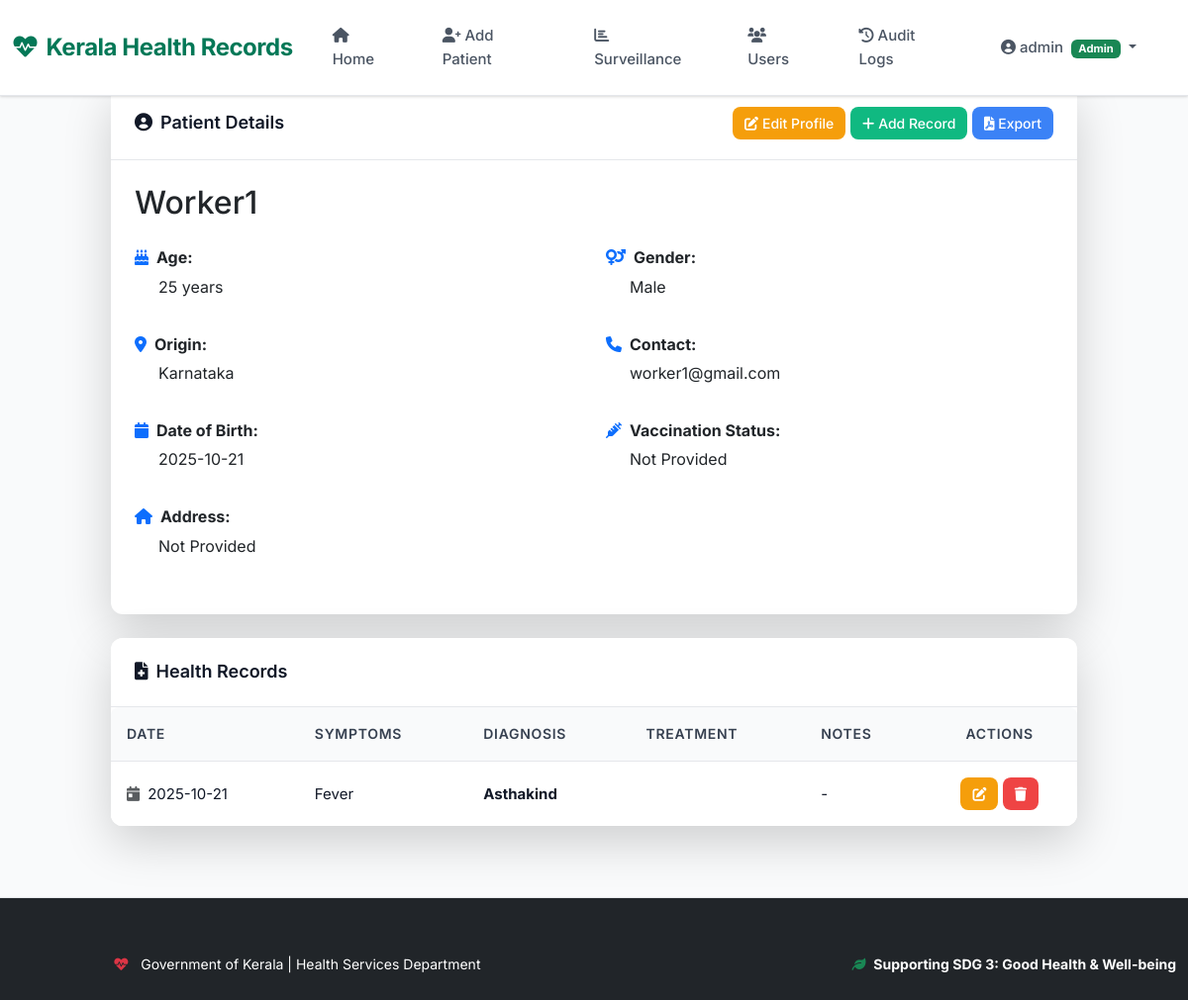
The page /patient/1 (signed in) on the database its author committed.
### app.py (models this page shows)
class User(UserMixin, db.Model):
    id = db.Column(db.Integer, primary_key=True)
    username = db.Column(db.String(20), unique=True, nullable=False)
    email = db.Column(db.String(120), unique=True, nullable=False)
    password = db.Column(db.String(60), nullable=False)
    role = db.Column(db.String(20), nullable=False)  # 'admin', 'doctor', 'migrant'

class Patient(db.Model):
    id = db.Column(db.Integer, primary_key=True)
    name = db.Column(db.String(100), nullable=False)
    age = db.Column(db.Integer, nullable=False)
    gender = db.Column(db.String(10), nullable=False)
    origin = db.Column(db.String(100), nullable=False)
    contact = db.Column(db.String(20))
    dob = db.Column(db.Date)
    address = db.Column(db.Text)
    vaccination_status = db.Column(db.String(50))
    occupation = db.Column(db.String(50))
    arrival_date = db.Column(db.Date)
    employer = db.Column(db.String(100))
    user_id = db.Column(db.Integer, db.ForeignKey('user.id'))
    records = db.relationship('HealthRecord', backref='patient', lazy=True, cascade="all, delete-orphan")

class HealthRecord(db.Model):
    id = db.Column(db.Integer, primary_key=True)
    date = db.Column(db.Date, nullable=False, default=date.today)
    symptoms = db.Column(db.Text)
    diagnosis = db.Column(db.Text)
    treatment = db.Column(db.Text)
    notes = db.Column(db.Text)
    disease_type = db.Column(db.String(50))
    patient_id = db.Column(db.Integer, db.ForeignKey('patient.id'), nullable=False)
    doctor_id = db.Column(db.Integer, db.ForeignKey('user.id'), nullable=False)

### app.py (the view)
@app.route('/patient/<int:patient_id>')
@login_required
def patient_detail(patient_id):
    patient = Patient.query.get_or_404(patient_id)
    records = HealthRecord.query.filter_by(patient_id=patient_id).order_by(HealthRecord.date.desc()).all()
    return render_template('patient_detail.html', patient=patient, records=records)

### app.py (called while the page is built)
@login_manager.user_loader
def load_user(user_id):
    return User.query.get(int(user_id))

### templates/patient_detail.html (shortened to what this page needs)
{% extends "base.html" %}
{% block content %}
<div class="row justify-content-center mt-3">
    <div class="col-lg-10">
        <div class="card shadow-lg border-0 mb-4">
            <div class="card-header d-flex justify-content-between align-items-center">
                <span><i class="fas fa-user-circle me-2"></i>Patient Details</span>
                <div>
                    {% if current_user.role in ['admin', 'doctor'] %}
                        <a href="{{ url_for('edit_patient', patient_id=patient.id) }}" class="btn btn-warning btn-sm">
                            <i class="fas fa-edit me-1"></i>Edit Profile
                        </a>
                        <a href="{{ url_for('add_record', patient_id=patient.id) }}" class="btn btn-success btn-sm">
                            <i class="fas fa-plus me-1"></i>Add Record
                        </a>
                        <a href="{{ url_for('export_patient', patient_id=patient.id) }}" class="btn btn-sm btn-info" title="Export PDF">
                            <i class="fas fa-file-pdf"></i> Export
                        </a>
                    {% endif %}
                </div>
            </div>
            <div class="card-body">
                <h2 class="mb-4">{{ patient.name }}</h2>
                <div class="row">
                    <div class="col-md-6 mb-3">
                        <p class="mb-1"><strong><i class="fas fa-birthday-cake me-2 text-primary"></i>Age:</strong></p>
                        <p class="ms-4">{{ patient.age }} years</p>
                    </div>
                    <div class="col-md-6 mb-3">
                        <p class="mb-1"><strong><i class="fas fa-venus-mars me-2 text-primary"></i>Gender:</strong></p>
                        <p class="ms-4">{{ patient.gender }}</p>
                    </div>
                </div>
                <div class="row">
                    <div class="col-md-6 mb-3">
                        <p class="mb-1"><strong><i class="fas fa-map-marker-alt me-2 text-primary"></i>Origin:</strong></p>
                        <p class="ms-4">{{ patient.origin }}</p>
                    </div>
                    <div class="col-md-6 mb-3">
                        <p class="mb-1"><strong><i class="fas fa-phone me-2 text-primary"></i>Contact:</strong></p>
                        <p class="ms-4">{{ patient.contact }}</p>
                    </div>
                </div>
                <div class="row">
                    <div class="col-md-6 mb-3">
                        <p class="mb-1"><strong><i class="fas fa-calendar me-2 text-primary"></i>Date of Birth:</strong></p>
                        <p class="ms-4">{{ patient.dob or 'Not Provided' }}</p>
                    </div>
                    <div class="col-md-6 mb-3">
                        <p class="mb-1"><strong><i class="fas fa-syringe me-2 text-primary"></i>Vaccination Status:</strong></p>
                        <p class="ms-4">
                            {% if patient.vaccination_status %}
                                <span class="badge bg-success fs-6">{{ patient.vaccination_status }}</span>
                            {% else %}
                                Not Provided
                            {% endif %}
                        </p>
                    </div>
                </div>
                <div class="row">
                    <div class="col-12 mb-3">
                        <p class="mb-1"><strong><i class="fas fa-home me-2 text-primary"></i>Address:</strong></p>
                        <p class="ms-4">{{ patient.address or 'Not Provided' }}</p>
                    </div>
                </div>
            </div>
        </div>
        <div class="card shadow-lg border-0">
            <div class="card-header">
                <i class="fas fa-file-medical me-2"></i>Health Records
            </div>
            <div class="card-body p-0">
                {% if records %}
                    <div class="table-responsive">
                        <table class="table table-hover mb-0">
                            <thead>
                                <tr>
                                    <th>Date</th>
                                    <th>Symptoms</th>
                                    <th>Diagnosis</th>
                                    <th>Treatment</th>
                                    <th>Notes</th>
                                    {% if current_user.role in ['admin', 'doctor'] %}
                                    <th class="text-center">Actions</th>
                                    {% endif %}
                                </tr>
                            </thead>
                            <tbody>
                                {% for record in records %}
                                <tr>
                                    <td><i class="fas fa-calendar-day me-2 text-muted"></i>{{ record.date }}</td>
                                    <td>{{ record.symptoms }}</td>
                                    <td><strong>{{ record.diagnosis }}</strong></td>
                                    <td>{{ record.treatment }}</td>
                                    <td>{{ record.notes or '-' }}</td>
                                    {% if current_user.role in ['admin', 'doctor'] %}
                                    <td class="text-center">
                                        <a href="{{ url_for('edit_record', record_id=record.id) }}"
                                           class="btn btn-sm btn-warning" title="Edit Record">
                                            <i class="fas fa-edit"></i>
                                        </a>
                                        <form action="{{ url_for('delete_record', record_id=record.id) }}"
                                              method="POST" style="display:inline;">
                                            <button type="submit" class="btn btn-sm btn-danger"
                                                    onclick="return confirm('Are you sure you want to delete this record?');"
                                                    title="Delete Record">
                                                <i class="fas fa-trash"></i>
                                            </button>
                                        </form>
                                    </td>
                                    {% endif %}
                                </tr>
                                {% endfor %}
                            </tbody>
                        </table>
                    </div>
                {% else %}
                    <div class="text-center py-5">
                        <i class="fas fa-folder-open fa-3x text-muted mb-3"></i>
                        <h5 class="text-muted">No Health Records Found</h5>
                        <p class="text-muted">Medical records will appear here once added.</p>
                    </div>
                {% endif %}
            </div>
        </div>
    </div>
</div>
{% endblock %}

### templates/base.html (shortened to what this page needs)
<!doctype html>
<html lang="en">
<head>
    <link href="https://cdn.jsdelivr.net/npm/bootstrap@5.3.0/dist/css/bootstrap.min.css" rel="stylesheet">
    <link href="https://cdnjs.cloudflare.com/ajax/libs/font-awesome/6.0.0/css/all.min.css" rel="stylesheet">
    <link href="{{ url_for('static', filename='css/style.css') }}" rel="stylesheet">
</head>
<body>
    <div class="sdg-badge">
    </div>
    <nav class="navbar navbar-expand-lg navbar-dark fixed-top">
        <div class="container-fluid">
            <a class="navbar-brand" href="{{ url_for('home') }}">
                <i class="fas fa-heartbeat me-2"></i>Kerala Health Records
            </a>
            <div class="collapse navbar-collapse" id="navbarNav">
                <ul class="navbar-nav me-auto">
                    <li class="nav-item">
                        <a class="nav-link" href="{{ url_for('home') }}"><i class="fas fa-home me-1"></i>Home</a>
                    </li>
                    {% if current_user.is_authenticated and current_user.role in ['admin', 'doctor'] %}
                    <li class="nav-item">
                        <a class="nav-link" href="{{ url_for('add_patient') }}"><i class="fas fa-user-plus me-1"></i>Add Patient</a>
                    </li>
                    {% endif %}
                    {% if current_user.is_authenticated and current_user.role == 'admin' %}
                    <li class="nav-item">
                        <a class="nav-link" href="{{ url_for('surveillance') }}"><i class="fas fa-chart-bar me-1"></i>Surveillance</a>
                    </li>
                    <li class="nav-item">
                        <a class="nav-link" href="{{ url_for('users') }}"><i class="fas fa-users me-1"></i>Users</a>
                    </li>
                    <li class="nav-item">
                        <a class="nav-link" href="{{ url_for('audit_logs') }}"><i class="fas fa-history me-1"></i>Audit Logs</a>
                    </li>
                    {% endif %}
                </ul>
                {% if current_user.is_authenticated %}
                <ul class="navbar-nav">
                    <li class="nav-item dropdown me-3">
                        <a class="nav-link dropdown-toggle" href="#" role="button" data-bs-toggle="dropdown">
                            <i class="fas fa-user-circle me-1"></i>{{ current_user.username }}
                            <span class="badge bg-{{ 'success' if current_user.role == 'admin' else 'primary' if current_user.role == 'doctor' else 'warning' }} ms-1">{{ current_user.role.title() }}</span>
                        </a>
                    </li>
                </ul>
                {% endif %}
            </div>
        </div>
    </nav>
    <div class="container mt-5 pt-4">
        {% block content %}{% endblock %}
    </div>
    <footer class="mt-5 py-4 bg-dark text-white">
        <div class="container">
            <div class="row">
                <div class="col-md-6">
                    <p class="mb-0"><i class="fas fa-heartbeat me-2 text-danger"></i>
                        Government of Kerala | Health Services Department
                    </p>
                </div>
                <div class="col-md-6 text-md-end">
                    <p class="mb-0">
                        <i class="fas fa-leaf me-1 text-success"></i>
                        <strong>Supporting SDG 3: Good Health & Well-being</strong>
                    </p>
                </div>
            </div>
        </div>
    </footer>
</body>
</html>

### static/css/style.css (style rules this page uses)
:root { --primary: #047857; --primary-dark: #065f46; --primary-light: #10b981; --accent: #f59e0b; --gray-50: #f9fafb; --gray-100: #f3f4f6; --gray-200: #e5e7eb; --gray-300: #d1d5db; --gray-600: #4b5563; --gray-700: #374151; --gray-900: #111827; --white: #ffffff; --success: #10b981; --danger: #ef4444; --warning: #f59e0b; --info: #3b82f6; }
* { margin: 0; padding: 0; box-sizing: border-box; }
body { font-family: 'Inter', -apple-system, BlinkMacSystemFont, sans-serif; background-color: var(--gray-50); color: var(--gray-900); line-height: 1.6; min-height: 100vh; }
.navbar { background: var(--white) !important; box-shadow: 0 1px 3px 0 rgba(0, 0, 0, 0.1), 0 1px 2px 0 rgba(0, 0, 0, 0.06) !important; padding: 1rem 0; border-bottom: 1px solid var(--gray-200); }
.navbar-brand { font-weight: 700; font-size: 1.5rem; color: var(--primary) !important; letter-spacing: -0.02em; }
.nav-link { color: var(--gray-600) !important; font-weight: 500; font-size: 0.9375rem; margin: 0 0.5rem; padding: 0.5rem 1rem !important; border-radius: 6px; transition: all 0.2s ease; }
.container { max-width: 1280px; margin-top: 2rem; }
.card { border: 1px solid var(--gray-200); border-radius: 12px; box-shadow: 0 1px 3px 0 rgba(0, 0, 0, 0.1), 0 1px 2px 0 rgba(0, 0, 0, 0.06); overflow: hidden; transition: box-shadow 0.2s ease; background: var(--white); margin-bottom: 1.5rem; }
.card-header { background: var(--white); color: var(--gray-900); font-weight: 600; font-size: 1.125rem; border-bottom: 1px solid var(--gray-200); padding: 1.25rem 1.5rem; }
.card-body { padding: 1.5rem; }
.btn { border-radius: 8px; padding: 0.625rem 1.25rem; font-weight: 500; font-size: 0.9375rem; transition: all 0.2s ease; border: none; cursor: pointer; }
.btn-success { background-color: var(--success); color: var(--white); }
.btn-warning { background-color: var(--warning); color: var(--white); }
.btn-danger { background-color: var(--danger); color: var(--white); }
.btn-info { background-color: var(--info); color: var(--white); }
.btn-sm { padding: 0.375rem 0.75rem; font-size: 0.875rem; min-width: 36px; }
.table-responsive { border-radius: 8px; overflow-x: auto; }
.table { background: var(--white); margin-bottom: 0; white-space: nowrap; }
.table td form { display: inline-block; margin: 0; }
.table thead th { background-color: var(--gray-50); color: var(--gray-700); font-weight: 600; font-size: 0.875rem; border-bottom: 1px solid var(--gray-200); padding: 1rem; text-transform: uppercase; letter-spacing: 0.05em; }
.table tbody td { padding: 1rem; color: var(--gray-900); font-size: 0.9375rem; border-bottom: 1px solid var(--gray-200); vertical-align: middle; }
.table tbody tr { transition: background-color 0.15s ease; }
.table tbody tr:last-child td { border-bottom: none; }
footer { background-color: var(--white); color: var(--gray-600); text-align: center; padding: 2rem 0; margin-top: 4rem; border-top: 1px solid var(--gray-200); font-size: 0.875rem; }
.mb-4 { margin-bottom: 1.5rem; }
.me-2 { margin-right: 0.5rem; }
.p-0 { padding: 0; }
.fas { display: inline-block; }
.sdg-badge { position: fixed; top: 20px; right: 20px; background-color: var(--primary); color: var(--white); padding: 0.5rem 1rem; border-radius: 20px; font-weight: 600; font-size: 0.875rem; box-shadow: 0 4px 6px -1px rgba(0, 0, 0, 0.1), 0 2px 4px -1px rgba(0, 0, 0, 0.06); z-index: 1000; }
* { -webkit-font-smoothing: antialiased; -moz-osx-font-smoothing: grayscale; }

### rows shown on the page
User: username "admin", role "Admin"
Patient: name "Worker1", age "25", gender "Male", origin "Karnataka", contact "worker1@gmail.com", dob "2025-10-21", address "Not Provided"
HealthRecord: date "2025-10-21", symptoms "Fever", diagnosis "Asthakind", notes "-"
